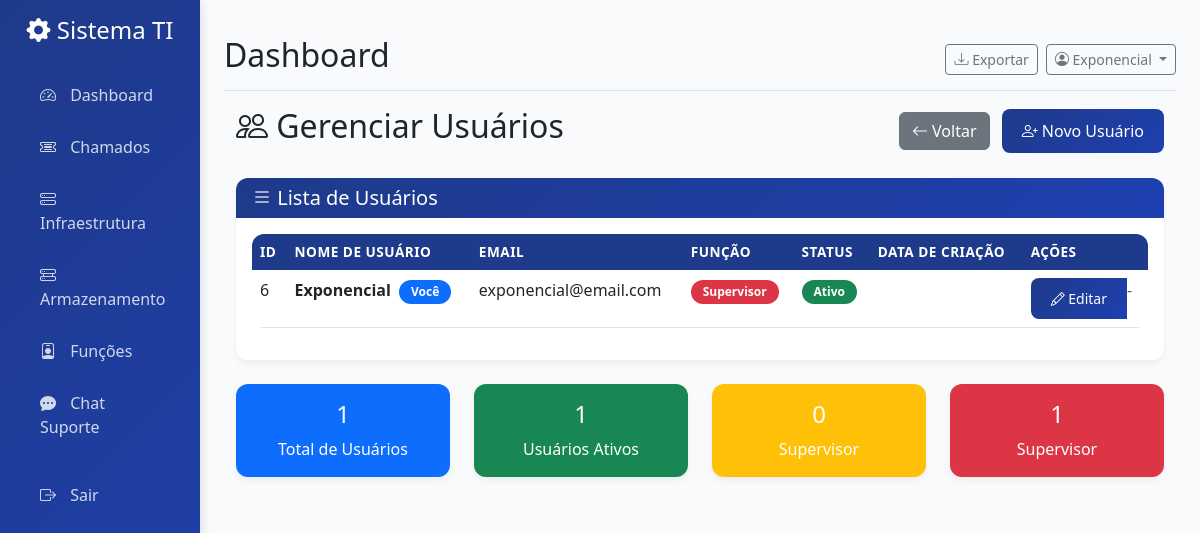
Page /configuracoes/usuarios (signed in) on the committed database.
### models/user.py (models this page shows, shortened)
class User(UserMixin, db.Model):
    __tablename__ = 'users'
    id = db.Column(db.Integer, primary_key=True)
    username = db.Column(db.String(80), unique=True, nullable=False)
    password_hash = db.Column(db.String(120), nullable=False)
    role = db.Column(db.String(20), nullable=False, default='user')  # admin, user, tech
    created_at = db.Column(db.DateTime, default=datetime.utcnow)
    is_active = db.Column(db.Boolean, default=True)
    chamados_criados = db.relationship('Chamado', backref='criador', lazy=True, foreign_keys='Chamado.criado_por')
    chamados_atribuidos = db.relationship('Chamado', backref='tecnico', lazy=True, foreign_keys='Chamado.atribuido_para')

### tables this page shows
CREATE TABLE role_names (
            role_key TEXT PRIMARY KEY,
            label TEXT NOT NULL
        );

### app.py (the view, shortened to what this page needs)
@app.route('/configuracoes/usuarios')
@login_required
def gerenciar_usuarios():
    if session['role'] != 'admin':
        flash('Acesso negado! Apenas administradores podem gerenciar usuários.', 'danger')
        return redirect(url_for('dashboard'))
    conn = get_db_connection()
    usuarios_raw = conn.execute('''
        SELECT u.id, u.username, u.email, u.role, u.created_at, u.is_active, u.funcao_id, f.nome as funcao_nome
        FROM users u
        LEFT JOIN funcoes f ON u.funcao_id = f.id
        ORDER BY u.created_at DESC
    ''').fetchall()
    funcoes = conn.execute('SELECT * FROM funcoes ORDER BY nivel_acesso DESC').fetchall()
    conn.close()
    return render_template('gerenciar_usuarios.html', usuarios=usuarios_raw, funcoes=funcoes)

### app.py (called while the page is built, shortened)
def get_db_connection():
    conn = sqlite3.connect(DATABASE)
    conn.row_factory = sqlite3.Row
    return conn

def login_required(f):
    from functools import wraps
    @wraps(f)
    def decorated_function(*args, **kwargs):
        if 'user_id' not in session:
            return redirect(url_for('login'))
        return f(*args, **kwargs)
    return decorated_function

@app.context_processor
def inject_role_label():
    def role_label(role_key):
        try:
            conn = get_db_connection()
            result = conn.execute('SELECT label FROM role_names WHERE role_key = ?', (role_key,)).fetchone()
            conn.close()
            if result and 'label' in result.keys():
                return result['label']
        except Exception:
            pass
    return dict(role_label=role_label)

### templates/gerenciar_usuarios.html (shortened to what this page needs)
{% extends "base.html" %}
{% block content %}
<div class="container-fluid">
    <div class="row">
        <div class="col-12">
            <div class="d-flex justify-content-between align-items-center mb-4">
                <h2><i class="bi bi-people"></i> Gerenciar Usuários</h2>
                <div>
                    <a href="{{ url_for('configuracoes') }}" class="btn btn-secondary me-2">
                        <i class="bi bi-arrow-left"></i> Voltar
                    </a>
                    <a href="{{ url_for('register') }}" class="btn btn-primary">
                        <i class="bi bi-person-plus"></i> Novo Usuário
                    </a>
                </div>
            </div>
        </div>
    </div>
    <div class="row">
        <div class="col-12">
            <div class="card">
                <div class="card-header">
                    <h5 class="card-title mb-0"><i class="bi bi-list"></i> Lista de Usuários</h5>
                </div>
                <div class="card-body">
                    {% if usuarios %}
                    <div class="table-responsive">
                        <table class="table table-hover">
                            <thead class="table-dark">
                                <tr>
                                    <th>ID</th>
                                    <th>Nome de Usuário</th>
                                    <th>Email</th>
                                    <th>Função</th>
                                    <th>Status</th>
                                    <th>Data de Criação</th>
                                    <th>Ações</th>
                                </tr>
                            </thead>
                            <tbody>
                                {% for usuario in usuarios %}
                                <tr>
                                    <td>{{ usuario.id }}</td>
                                    <td>
                                        <strong>{{ usuario.username }}</strong>
                                        {% if usuario.id == session.user_id %}
                                            <span class="badge bg-primary ms-1">Você</span>
                                        {% endif %}
                                    </td>
                                    <td>{{ usuario.email }}</td>
                                    <td>
                                        <span class="badge bg-{{ 'danger' if usuario.role == 'admin' else ('warning' if usuario.role == 'tech' else 'info') }}">{{ role_label(usuario.role) }}</span>
                                    </td>
                                    <td>
                                        {% if usuario.is_active %}
                                            <span class="badge bg-success">Ativo</span>
                                        {% else %}
                                            <span class="badge bg-secondary">Inativo</span>
                                        {% endif %}
                                    </td>
                                    <td>{{ usuario.created_at_fmt }}</td>
                                    <td>
                                        <div class="btn-group" role="group" aria-label="Ações">
                                            <a href="{{ url_for('editar_usuario', id=usuario.id) }}" class="btn btn-sm btn-primary">
                                                <i class="bi bi-pencil"></i> Editar
                                            </a>
                                            {% if usuario.id != session.user_id %}
                                                <form method="POST" action="{{ url_for('toggle_usuario', id=usuario.id) }}" class="d-inline">
                                                    {% if usuario.is_active %}
                                                        <button type="submit" class="btn btn-sm btn-warning"
                                                                onclick="return confirm('Tem certeza que deseja desativar este usuário?')">
                                                            <i class="bi bi-person-x"></i>
                                                        </button>
                                                    {% else %}
                                                        <button type="submit" class="btn btn-sm btn-success"
                                                                onclick="return confirm('Tem certeza que deseja ativar este usuário?')">
                                                            <i class="bi bi-person-check"></i>
                                                        </button>
                                                    {% endif %}
                                                </form>
                                            {% else %}
                                                <span class="text-muted">-</span>
                                            {% endif %}
                                        </div>
                                    </td>
                                </tr>
                                {% endfor %}
                            </tbody>
                        </table>
                    </div>
                    {% endif %}
                </div>
            </div>
        </div>
    </div>
    <div class="row mt-4">
        <div class="col-md-3">
            <div class="card bg-primary text-white">
                <div class="card-body text-center">
                    <h4>{{ usuarios|length }}</h4>
                    <p class="mb-0">Total de Usuários</p>
                </div>
            </div>
        </div>
        <div class="col-md-3">
            <div class="card bg-success text-white">
                <div class="card-body text-center">
                    <h4>{{ usuarios|selectattr('is_active')|list|length }}</h4>
                    <p class="mb-0">Usuários Ativos</p>
                </div>
            </div>
        </div>
        <div class="col-md-3">
            <div class="card bg-warning text-white">
                <div class="card-body text-center">
                    <h4>{{ usuarios|selectattr('role', 'equalto', 'tech')|list|length }}</h4>
                    <p class="mb-0">{{ role_label('tech') }}</p>
                </div>
            </div>
        </div>
        <div class="col-md-3">
            <div class="card bg-danger text-white">
                <div class="card-body text-center">
                    <h4>{{ usuarios|selectattr('role', 'equalto', 'admin')|list|length }}</h4>
                    <p class="mb-0">{{ role_label('admin') }}</p>
                </div>
            </div>
        </div>
    </div>
</div>
{% endblock %}

### templates/base.html (shortened to what this page needs)
<!DOCTYPE html>
<html lang="pt-BR">
<head>
    <link href="https://cdn.jsdelivr.net/npm/bootstrap@5.3.0/dist/css/bootstrap.min.css" rel="stylesheet">
    <link href="https://cdn.jsdelivr.net/npm/bootstrap-icons@1.10.0/font/bootstrap-icons.css" rel="stylesheet">
</head>
<body>
    <div class="container-fluid">
        <div class="row">
            <nav class="col-md-3 col-lg-2 d-md-block sidebar collapse" id="sidebar">
                <div class="position-sticky pt-3">
                    <div class="text-center mb-4">
                        <h4 class="text-white">
                            <i class="bi bi-gear-fill"></i>
                            Sistema TI
                        </h4>
                    </div>
                    <ul class="nav flex-column">
                        <li class="nav-item">
                            <a class="nav-link {% if request.endpoint == 'dashboard' %}active{% endif %}"
                               href="{{ url_for('dashboard') }}">
                                <i class="bi bi-speedometer2"></i>
                                Dashboard
                            </a>
                        </li>
                        <li class="nav-item">
                            <a class="nav-link {% if request.endpoint.startswith('chamados') %}active{% endif %}"
                               href="{{ url_for('chamados') }}">
                                <i class="bi bi-ticket-detailed"></i>
                                Chamados
                            </a>
                        </li>
                        <li class="nav-item">
                            <a class="nav-link {% if request.endpoint.startswith('infraestrutura') %}active{% endif %}"
                               href="{{ url_for('infraestrutura') }}">
                                <i class="bi bi-hdd-stack"></i>
                                Infraestrutura
                            </a>
                        </li>
                        <li class="nav-item">
                            <a class="nav-link {% if request.endpoint.startswith('servidor_storage') %}active{% endif %}"
                               href="{{ url_for('servidor_storage.listar') }}">
                                <i class="bi bi-hdd-rack"></i>
                                Armazenamento
                            </a>
                        </li>
                        {% if session.role == 'admin' %}
                        <li class="nav-item">
                            <a class="nav-link {% if request.endpoint.startswith('funcao') %}active{% endif %}"
                               href="{{ url_for('funcao.listar_funcoes') }}">
                                <i class="bi bi-person-badge"></i>
                                Funções
                            </a>
                        </li>
                        {% endif %}
                        <li class="nav-item">
                            <a class="nav-link {% if request.endpoint == 'chat' %}active{% endif %}"
                               href="{{ url_for('chat') }}">
                                <i class="bi bi-chat-dots-fill"></i>
                                Chat Suporte
                            </a>
                        </li>
                        <li class="nav-item mt-3">
                            <a class="nav-link" href="{{ url_for('logout') }}">
                                <i class="bi bi-box-arrow-right"></i>
                                Sair
                            </a>
                        </li>
                    </ul>
                </div>
            </nav>
            <main class="col-md-9 ms-sm-auto col-lg-10 px-md-4 main-content">
                <div class="d-flex justify-content-between flex-wrap flex-md-nowrap align-items-center pt-3 pb-2 mb-3 border-bottom">
                    <h1 class="h2">{% block page_title %}Dashboard{% endblock %}</h1>
                    <div class="btn-toolbar mb-2 mb-md-0">
                        <div class="btn-group me-2">
                            <button type="button" class="btn btn-sm btn-outline-secondary">
                                <i class="bi bi-download"></i> Exportar
                            </button>
                        </div>
                        <div class="dropdown">
                            <button class="btn btn-sm btn-outline-secondary dropdown-toggle" type="button" data-bs-toggle="dropdown">
                                <i class="bi bi-person-circle"></i> {{ session.username }}
                            </button>
                        </div>
                    </div>
                </div>
                {% block content %}{% endblock %}
            </main>
        </div>
    </div>
</body>
</html>

### templates/base.html (style rules this page uses)
:root { --primary-color: #1e3a8a; --secondary-color: #6b7280; --success-color: #10b981; --warning-color: #f59e0b; --danger-color: #ef4444; --info-color: #3b82f6; }
body { background-color: #f8fafc; font-family: 'Segoe UI', Tahoma, Geneva, Verdana, sans-serif; }
.sidebar { background: linear-gradient(135deg, var(--primary-color) 0%, #1e40af 100%); min-height: 100vh; box-shadow: 2px 0 10px rgba(0,0,0,0.1); }
.sidebar .nav-link { color: rgba(255,255,255,0.8); padding: 12px 20px; border-radius: 8px; margin: 2px 8px; transition: all 0.3s ease; }
.sidebar .nav-link i { margin-right: 10px; width: 20px; }
.main-content { padding: 20px; }
.card { border: none; border-radius: 12px; box-shadow: 0 4px 6px rgba(0,0,0,0.05); transition: transform 0.2s ease, box-shadow 0.2s ease; }
.card-header { background: linear-gradient(135deg, var(--primary-color) 0%, #1e40af 100%); color: white; border-radius: 12px 12px 0 0 !important; border: none; }
.btn-primary { background: linear-gradient(135deg, var(--primary-color) 0%, #1e40af 100%); border: none; border-radius: 8px; padding: 10px 20px; font-weight: 500; }
.badge { font-size: 0.75rem; padding: 6px 12px; border-radius: 20px; }
.table { background: white; border-radius: 12px; overflow: hidden; }
.table thead th { background-color: var(--primary-color); color: white; border: none; font-weight: 600; text-transform: uppercase; font-size: 0.85rem; letter-spacing: 0.5px; }

### rows in the picture
User: username "Exponencial", id "6", shows "Você", email "exponencial@email.com", role.label "Supervisor", is_active "Ativo"
role_names: label "Supervisor"
role_names: label "Supervisor"

### other values in the picture
{{ usuarios|length }} "1"
{{ usuarios|selectattr('is_active')|list|length }} "1"
{{ usuarios|selectattr('role', 'equalto', 'tech')|list|length }} "0"
{{ usuarios|selectattr('role', 'equalto', 'admin')|list|length }} "1"
